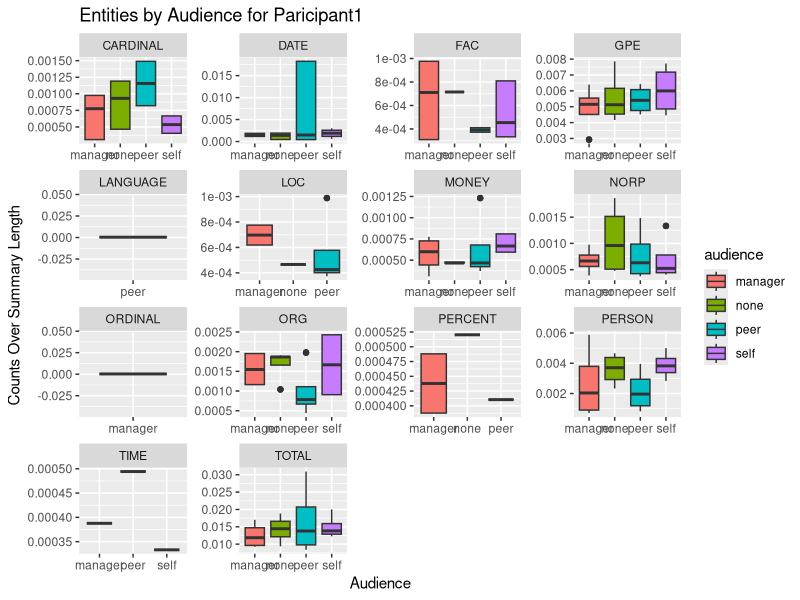
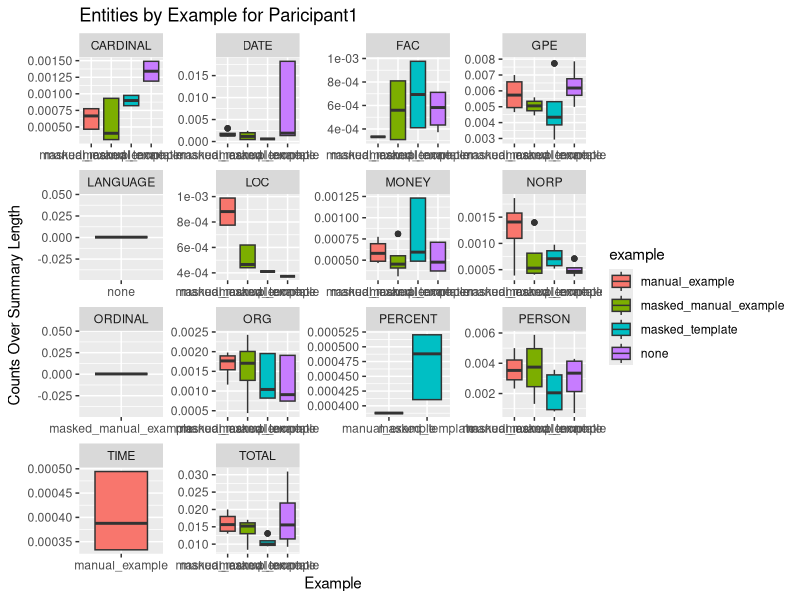
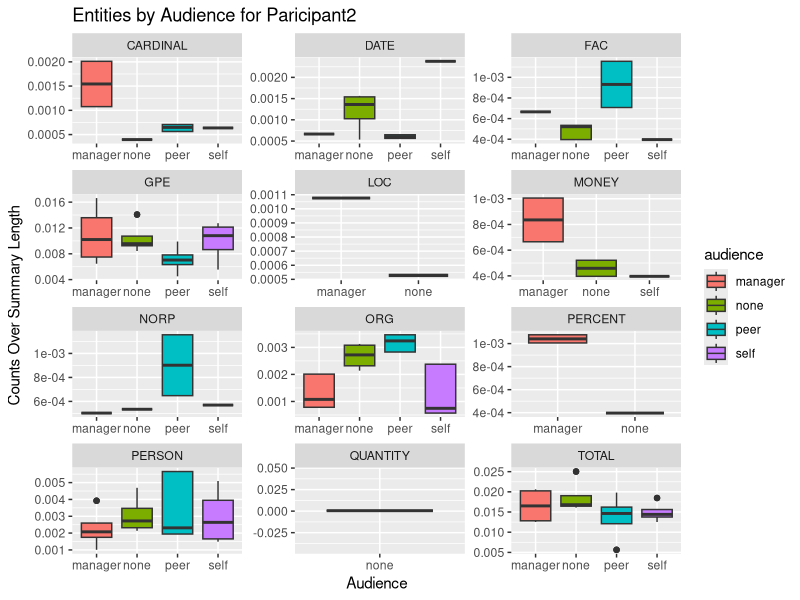
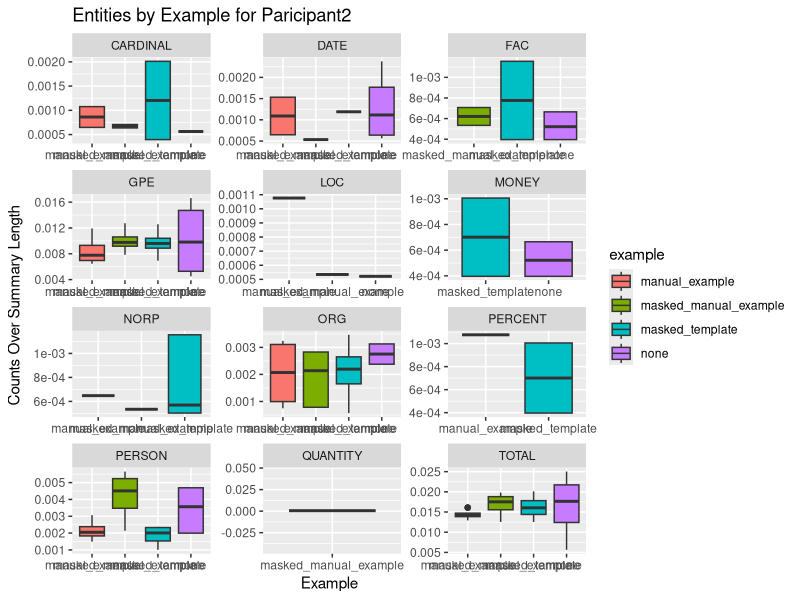
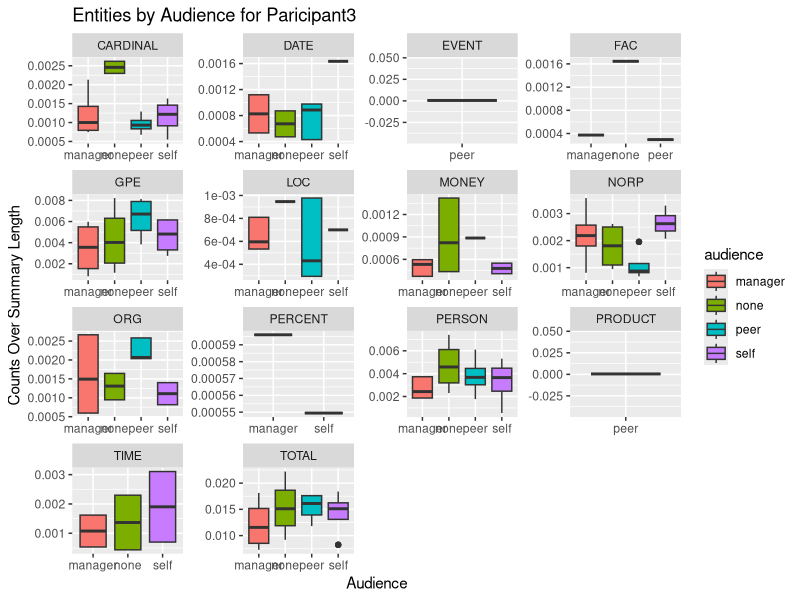
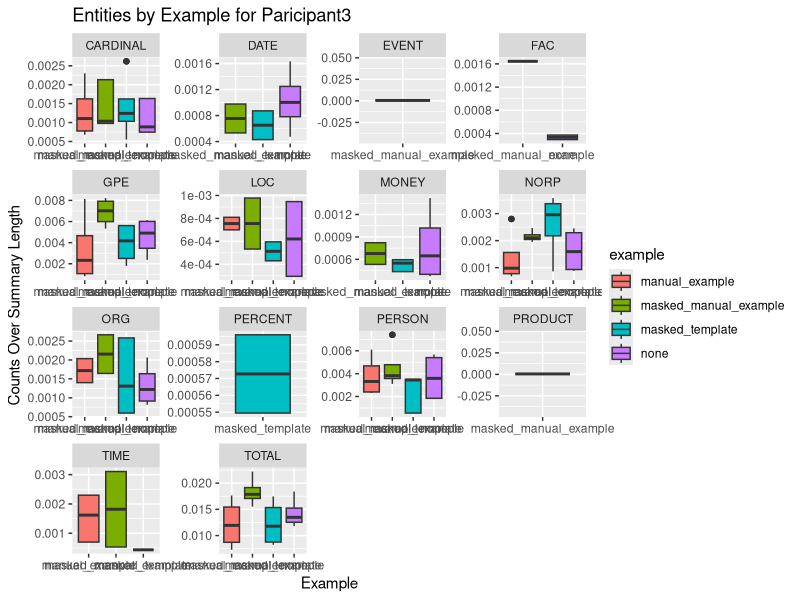

Source code (R) for these figures, in order:
# Load required packages
library(ggplot2)
library(dplyr)

# Read the CSV file
data <- read.csv("data/entityCounts.csv")

folder = "figs/v5/"
personFilter = 1
for (personFilter in c(1,2,3)){
  
data %>%
  filter(person == personFilter) %>% # & entity_type == "TOTAL") %>%
  # summary()
  ggplot( aes(x = audience, y = over_summary_length, fill = audience)) +
  geom_boxplot() +
  facet_wrap(~entity_type, nrow= 4, scales = "free")+
  labs(title = paste0("Entities by Audience for Paricipant",personFilter), x = "Audience", y = "Counts Over Summary Length")
  ggsave(paste0(folder,"Entities-Audience-",personFilter,".png"))
  
  data %>%
    filter(person == personFilter) %>% # & entity_type == "TOTAL") %>%
    ggplot( aes(x = example, y = over_summary_length, fill = example)) +
    geom_boxplot() +
    facet_wrap(~entity_type, nrow= 4, scales = "free")+
    labs(title = paste0("Entities by Example for Paricipant",personFilter), x = "Example", y = "Counts Over Summary Length")
  ggsave(paste0(folder,"Entities-Example-",personFilter,".png"))
  
  # scale_fill_manual(values = c("gray80", "gray40")) +
  # theme_minimal()
}



